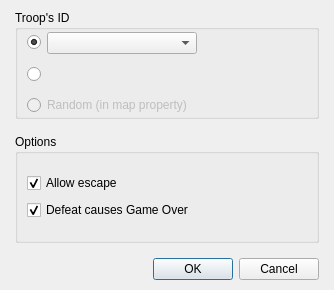
<?xml version="1.0" encoding="UTF-8"?>
<ui version="4.0">
 <class>DialogCommandStartBattle</class>
 <widget class="QDialog" name="DialogCommandStartBattle">
  <property name="geometry">
   <rect>
    <x>0</x>
    <y>0</y>
    <width>334</width>
    <height>290</height>
   </rect>
  </property>
  <property name="windowTitle">
   <string>Start a battle...</string>
  </property>
  <layout class="QGridLayout" name="gridLayout_5">
   <property name="leftMargin">
    <number>15</number>
   </property>
   <property name="topMargin">
    <number>10</number>
   </property>
   <property name="rightMargin">
    <number>15</number>
   </property>
   <property name="bottomMargin">
    <number>10</number>
   </property>
   <item row="0" column="0">
    <layout class="QVBoxLayout" name="verticalLayout">
     <property name="spacing">
      <number>15</number>
     </property>
     <item>
      <widget class="QGroupBox" name="groupBox">
       <property name="title">
        <string>Troop's ID</string>
       </property>
       <layout class="QGridLayout" name="gridLayout_2">
        <property name="topMargin">
         <number>0</number>
        </property>
        <property name="bottomMargin">
         <number>0</number>
        </property>
        <item row="0" column="0">
         <layout class="QGridLayout" name="gridLayout" columnstretch="0,0,1">
          <item row="0" column="0">
           <widget class="QRadioButton" name="radioButtonDB">
            <property name="text">
             <string/>
            </property>
            <property name="checked">
             <bool>true</bool>
            </property>
           </widget>
          </item>
          <item row="0" column="1">
           <widget class="QComboBox" name="comboBoxDB">
            <property name="minimumSize">
             <size>
              <width>150</width>
              <height>0</height>
             </size>
            </property>
            <property name="maximumSize">
             <size>
              <width>150</width>
              <height>16777215</height>
             </size>
            </property>
           </widget>
          </item>
          <item row="0" column="2" rowspan="2">
           <spacer name="horizontalSpacer">
            <property name="orientation">
             <enum>Qt::Horizontal</enum>
            </property>
            <property name="sizeHint" stdset="0">
             <size>
              <width>78</width>
              <height>58</height>
             </size>
            </property>
           </spacer>
          </item>
          <item row="1" column="0">
           <widget class="QRadioButton" name="radioButtonVariableConstant">
            <property name="text">
             <string/>
            </property>
           </widget>
          </item>
          <item row="1" column="1">
           <widget class="PanelPrimitiveValue" name="widgetVariableConstant" native="true">
            <property name="enabled">
             <bool>false</bool>
            </property>
            <property name="minimumSize">
             <size>
              <width>250</width>
              <height>27</height>
             </size>
            </property>
            <property name="maximumSize">
             <size>
              <width>250</width>
              <height>27</height>
             </size>
            </property>
           </widget>
          </item>
          <item row="2" column="0" colspan="3">
           <widget class="QRadioButton" name="radioButtonRandom">
            <property name="enabled">
             <bool>false</bool>
            </property>
            <property name="text">
             <string>Random (in map property)</string>
            </property>
           </widget>
          </item>
         </layout>
        </item>
       </layout>
      </widget>
     </item>
     <item>
      <widget class="QGroupBox" name="groupBox_2">
       <property name="title">
        <string>Options</string>
       </property>
       <layout class="QGridLayout" name="gridLayout_4">
        <item row="0" column="0">
         <layout class="QGridLayout" name="gridLayout_3">
          <item row="0" column="0">
           <widget class="QCheckBox" name="checkBoxEscape">
            <property name="text">
             <string>Allow escape</string>
            </property>
            <property name="checked">
             <bool>true</bool>
            </property>
           </widget>
          </item>
          <item row="0" column="1" rowspan="2">
           <spacer name="horizontalSpacer_2">
            <property name="orientation">
             <enum>Qt::Horizontal</enum>
            </property>
            <property name="sizeHint" stdset="0">
             <size>
              <width>68</width>
              <height>48</height>
             </size>
            </property>
           </spacer>
          </item>
          <item row="1" column="0">
           <widget class="QCheckBox" name="checkBoxGameOver">
            <property name="text">
             <string>Defeat causes Game Over</string>
            </property>
            <property name="checked">
             <bool>true</bool>
            </property>
           </widget>
          </item>
         </layout>
        </item>
       </layout>
      </widget>
     </item>
     <item>
      <widget class="QDialogButtonBox" name="buttonBox">
       <property name="orientation">
        <enum>Qt::Horizontal</enum>
       </property>
       <property name="standardButtons">
        <set>QDialogButtonBox::Cancel|QDialogButtonBox::Ok</set>
       </property>
      </widget>
     </item>
    </layout>
   </item>
  </layout>
 </widget>
 <customwidgets>
  <customwidget>
   <class>PanelPrimitiveValue</class>
   <extends>QWidget</extends>
   <header>panelprimitivevalue.h</header>
   <container>1</container>
  </customwidget>
 </customwidgets>
 <resources/>
 <connections>
  <connection>
   <sender>buttonBox</sender>
   <signal>accepted()</signal>
   <receiver>DialogCommandStartBattle</receiver>
   <slot>accept()</slot>
   <hints>
    <hint type="sourcelabel">
     <x>248</x>
     <y>254</y>
    </hint>
    <hint type="destinationlabel">
     <x>157</x>
     <y>274</y>
    </hint>
   </hints>
  </connection>
  <connection>
   <sender>buttonBox</sender>
   <signal>rejected()</signal>
   <receiver>DialogCommandStartBattle</receiver>
   <slot>reject()</slot>
   <hints>
    <hint type="sourcelabel">
     <x>316</x>
     <y>260</y>
    </hint>
    <hint type="destinationlabel">
     <x>286</x>
     <y>274</y>
    </hint>
   </hints>
  </connection>
 </connections>
</ui>
